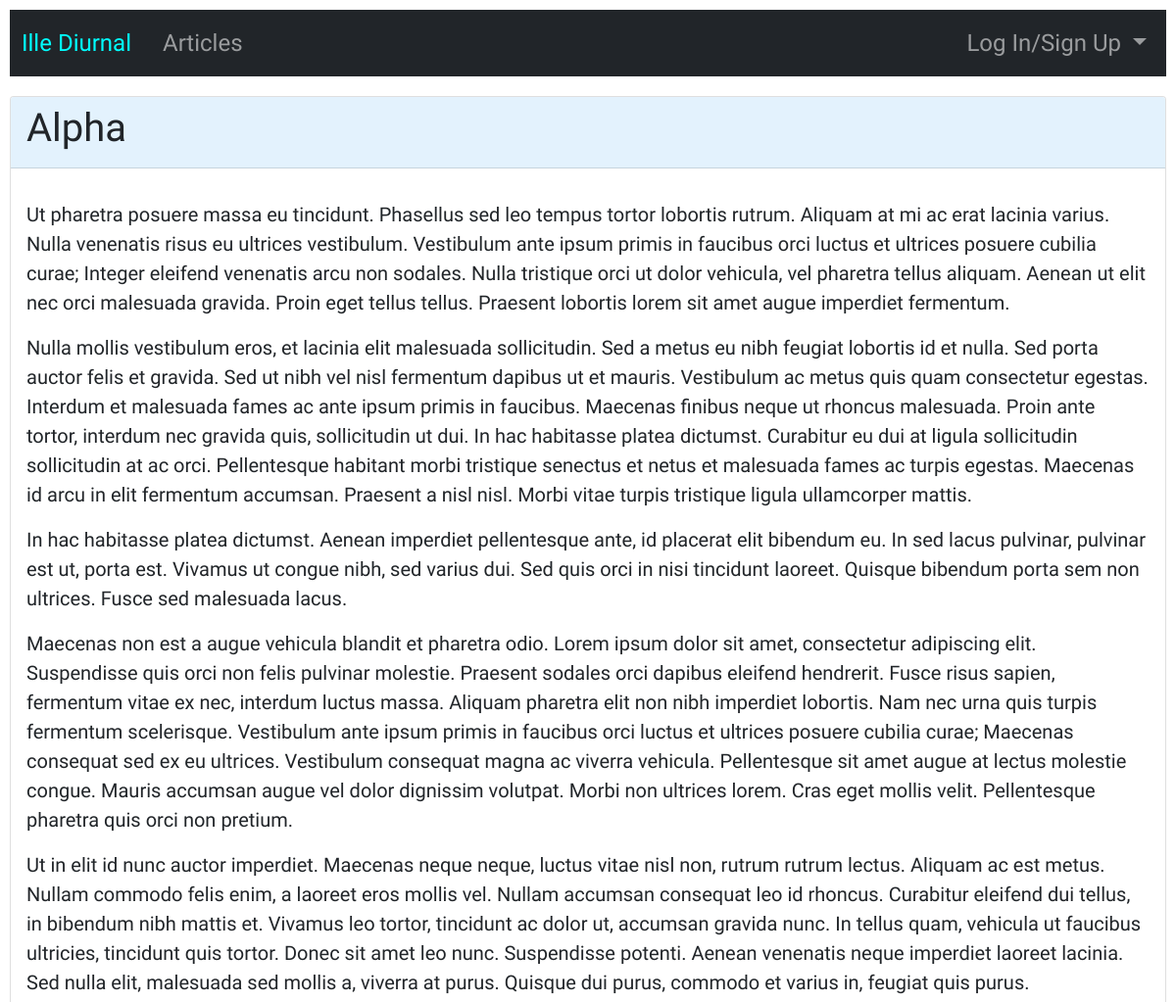
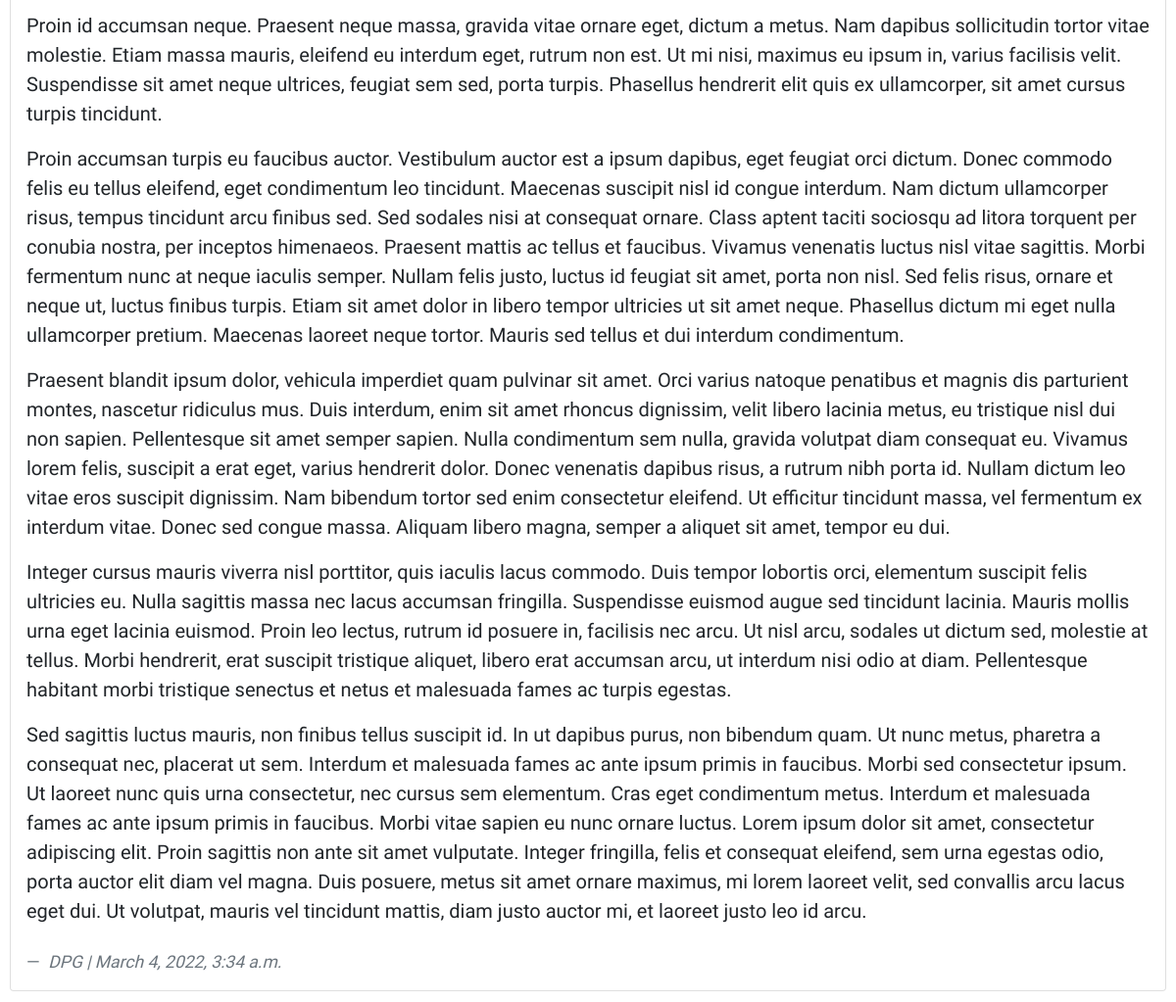
The app's page /articles/3/ with its own data (2 pictures, top to bottom).
### articles/models.py (models this page shows, shortened)
class Article(models.Model):
    title = models.CharField(max_length=256)
    body = models.TextField()
    author = models.ForeignKey(
        get_user_model(),
        on_delete=models.CASCADE
    )
    created_on = models.DateTimeField(auto_now_add=True)

### accounts/models.py (models this page shows)
class CustomUser(AbstractUser):
    department = models.CharField(max_length=512, null=True, blank=True)
    role = models.CharField(max_length=256, null=True, blank=True)

### articles/views.py (the view)
# urls.py: path('<int:pk>/', ArticleDetailView.as_view(), name="article_details"),
class ArticleDetailView(DetailView):
  template_name = "articles/article_details.html"
  model = Article

### templates/articles/article_details.html (shortened to what this page needs)
{% extends 'base.html' %}
{% block content %}
<div class="card detail-card">
  <div class="card-header">
    <h1>
      {{ article.title }}
    </h1>
  </div>
  <div class="card-body">
    <blockquote class="blockquote mb-0">
      <p>{{ article.body | linebreaks }}</p>
      <footer class="blockquote-footer">
        <cite title="Source Title">{{ article.author | upper }} | {{ article.created_on }}</cite>
      </footer>
    </blockquote>
  </div>
</div>
{% endblock content %}

### static/css/base.css (style rules this page uses)
html { min-height: 100vh; }
body { min-height: 100vh; min-width: 100vw; font-family: "Akaya Telivigala", cursive; padding: 10px; }
h1 { font-weight: 300; }
blockquote footer { padding-top: 1.5rem; }
.card { margin-bottom: 10px; }
.card-header { background-color: #e3f2fd; }
.detail-card { margin-top: 20px; }

### records on screen
Article: title "Alpha", body "Ut pharetra posuere massa eu tincidunt. Phasellus sed leo tempus tortor lobortis rutrum. Aliquam at mi ac erat lacinia varius. Nulla venenatis risus eu ultrices vestibulum. Vestibulum ante ipsum primis in faucibus orci luctus et ultrices posuere cubilia curae; Integer eleifend venenatis arcu non sodales. Nulla tristique orci ut dolor vehicula, vel pharetra tellus aliquam. Aenean ut elit nec orci malesuada gravida. Proin eget tellus tellus. Praesent lobortis lorem sit amet augue imperdiet fermentum. Nulla mollis vestibulum eros, et lacinia elit malesuada sollicitudin. Sed a metus eu nibh feugiat lobortis id et nulla. Sed porta auctor felis et gravida. Sed ut nibh vel nisl fermentum dapibus…", author "DPG", created_on "March 4, 2022, 3:34 a.m."
